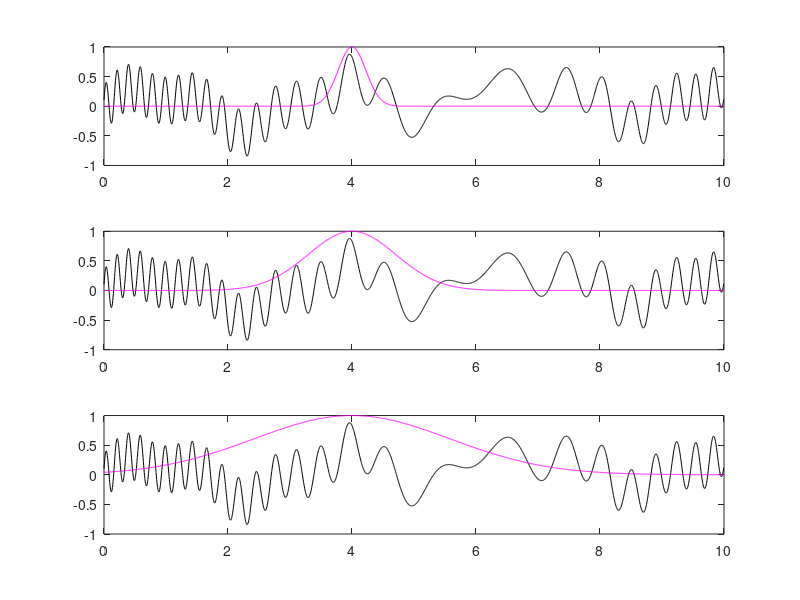

Source code (MATLAB):
clear all; close all; clc;

%signal to analyze
%domain size
L=10; 
%number fourier modes 
n=2048;
%define linear space domain
%slice it into time slices, from 0 to L in n+1 points periodic boundary
t2=linspace(0,L,n+1); t=t2(1:n);
%k values normalize it in shifted space
k=(2*pi/L)*[0:n/2-1 -n/2:-1];
%unshifted domain
ks=ifftshift(k);

%signal up
S=(3*sin(2*t)+0.5*tanh(0.5*(t-3))+0.28*exp(-(t-4).^2) ...
    +1.5*sin(5*t)+4*cos(3*(t-6).^2))/10+(t/20).^3;
%fourier transform
St=fft(S);

%create filter width
width=[10 1 0.2]

for j=1:3
    %simple gaussian filter centered at 4
   f=exp(-width(j)*(t-4).^2); 
   subplot(3,1,j), plot(t,S,'k',t,f,'m');
end

%subplot(3,1,1), plot(t,S);

%dividing by max normalizes from 0 to 1
%subplot(2,1,2), plot(ks,abs(fftshift(St))/max(abs(fftshift(St))));